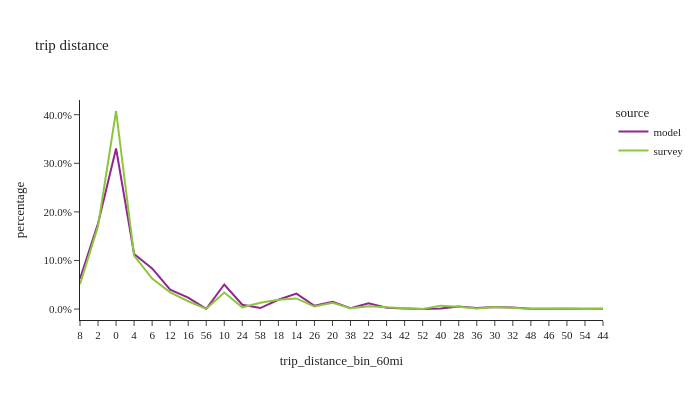

Notebook cell for this chart:
### Code cell
df_plot = trip_data.loc[trip_data['trip_distance_bin_60mi'].notna()].groupby(['source','trip_distance_bin_60mi'])['trip_weight'].sum().reset_index()
df_plot['percentage'] = df_plot.groupby(['source'], group_keys=False)['trip_weight']. \
    apply(lambda x: x / float(x.sum()))

fig2 = px.line(df_plot, x='trip_distance_bin_60mi', y="percentage", color="source", title="trip distance")
fig2.for_each_annotation(lambda a: a.update(text = a.text.split("=")[-1]))
fig2.update_layout(height=400, width=700, font=dict(size=11), yaxis=dict(tickformat=".1%"))
fig2.show()

### Figure 1 — Plotly figure (JSON) as saved in the notebook; plotly's stock layout.template omitted (floating-point values rounded to 4 significant figures)
{"data": [{"hovertemplate": "source=model<br>trip_distance_bin_60mi=%{x}<br>percentage=%{y}<extra></extra>", "legendgroup": "model", "line": {"color": "#91268F", "dash": "solid"}, "marker": {"symbol": "circle"}, "mode": "lines", "name": "model", "orientation": "v", "showlegend": true, "type": "scatter", "x": ["8", "2", "0", "4", "6", "12", "16", "56", "10", "24", "58", "18", "14", "26", "20", "38", "22", "34", "42", "52", "40", "28", "36", "30", "32", "48", "46", "50", "54", "44"], "xaxis": "x", "y": [0.06241, 0.176, 0.3304, 0.1134, 0.08369, 0.04007, 0.02365, 0.000256, 0.0505, 0.008859, 0.00204, 0.01923, 0.03181, 0.006818, 0.01504, 0.001627, 0.01196, 0.002561, 0.001076, 0.0003219, 0.001337, 0.005252, 0.002005, 0.004084, 0.003117, 0.0005053, 0.0006225, 0.0003699, 0.0002628, 0.0007914], "yaxis": "y"}, {"hovertemplate": "source=survey<br>trip_distance_bin_60mi=%{x}<br>percentage=%{y}<extra></extra>", "legendgroup": "survey", "line": {"color": "#8CC63E", "dash": "solid"}, "marker": {"symbol": "circle"}, "mode": "lines", "name": "survey", "orientation": "v", "showlegend": true, "type": "scatter", "x": ["8", "2", "0", "4", "6", "12", "16", "56", "10", "24", "58", "18", "14", "26", "20", "38", "22", "34", "42", "52", "40", "28", "36", "30", "32", "48", "46", "50", "54", "44"], "xaxis": "x", "y": [0.05139, 0.1706, 0.4076, 0.1102, 0.0626, 0.0343, 0.01615, 0.0004665, 0.03415, 0.003654, 0.01287, 0.01903, 0.02183, 0.005131, 0.01274, 0.001588, 0.005878, 0.003243, 0.00194, 0.0001468, 0.007069, 0.004794, 0.001386, 0.004486, 0.002941, 0.0005791, 0.0006084, 0.001343, 0.0003863, 0.0008001], "yaxis": "y"}], "layout": {"font": {"size": 11}, "height": 400, "legend": {"title": {"text": "source"}, "tracegroupgap": 0}, "title": {"text": "trip distance"}, "width": 700, "xaxis": {"anchor": "y", "domain": [0.0, 1.0], "title": {"text": "trip_distance_bin_60mi"}}, "yaxis": {"anchor": "x", "domain": [0.0, 1.0], "tickformat": ".1%", "title": {"text": "percentage"}}}}
